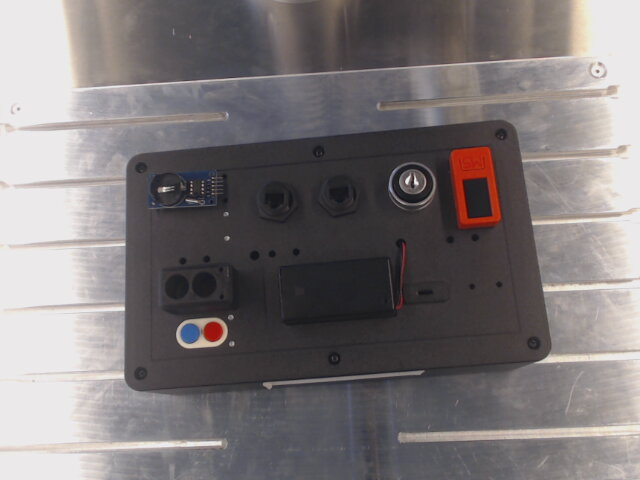
#> input picture Computer Vision/WebCam/pic2.jpg, 640 x 480 px
$ python ImageProgressing.py
#> lines starting #> are read from the running program, lines starting #| are printed output that depends on the picture; after the words box and inside, x2 and y2 are one past the last pixel; in counts of white or black regions, pixels touching at a corner belong together
### Computer Vision/function.py
import numpy as np
import cv2 as cv
import math
from math import sqrt, pow

# Rescale Function:
def rescaleFrame(frame, scale):
    width     = int(frame.shape[1] * scale)
    height    = int(frame.shape[0] * scale)
    dimension = (width, height)

    return cv.resize(frame, dimension, interpolation = cv.INTER_AREA)

# Find distance from 2 points:
def distance(p1,p2):
    distance_1 = sqrt(pow(p1[0]-p2[0],2)+pow(p1[1]-p2[1],2))
    return distance_1

#find nearest point
# [6 lines left out: function findnNear, not called in this run]


def findCordinate(positions, img):
    min_y_idx = np.argmin(positions[:, 0, 1])

    # find y max:
    max_y_idx = np.argmax(positions[:, 0, 1])

    # find x max:
    max_x_idx = np.argmax(positions[:, 0, 0])

    # Get coordinates of point with minimum y value
    min_y_point = positions[min_y_idx][0]
    max_y_point = positions[max_y_idx][0]
    max_x_point = positions[max_x_idx][0]

    # Find the height and width
    height, width = img.shape[:2]

    arrayDistance_0 = []
    arrayDistance_1 = []
    arrayDistance_2 = []
    arrayDistance_3 = []

    # distance from 0 0
    for i in positions:
        arrayDistance_0.append(distance([0, 0], i[0]))

    # distance from 0 0
    for i in positions:
        arrayDistance_1.append(distance([width, 0], i[0]))

    # distance from 0 0
    for i in positions:
        arrayDistance_2.append(distance([width,height], i[0]))

    # distance from 0 0
    for i in positions:
        arrayDistance_3.append(distance([0,height], i[0]))

    random_point_0 = positions[np.argmin(arrayDistance_0)][0]
    random_point_1 = positions[np.argmin(arrayDistance_1)][0]
    random_point_2 = positions[np.argmin(arrayDistance_2)][0]
    random_point_3 = positions[np.argmin(arrayDistance_3)][0]

    newArray = [random_point_0, random_point_1, random_point_2, random_point_3]

    return newArray

#Draw a rectangle for 4 points
def drawRec(img, array):
    cv.line(img, tuple(array[0]), tuple(array[1]), (235, 97, 35), 3)
    cv.line(img, tuple(array[1]), tuple(array[2]), (235, 97, 35), 3)
    cv.line(img, tuple(array[2]), tuple(array[3]), (235, 97, 35), 3)
    cv.line(img, tuple(array[3]), tuple(array[0]), (235, 97, 35), 3)


#Displace 4 points:
# [20 lines left out: functions displacePoints, findMiddle, arrayMidPoint, not called in this run]

#displace 1 points
def displacePoint(img, point):
    cv.circle(img, tuple(point),10,(0,0,255),thickness = 3)

#find a edge near an edge
# [13 lines left out: function findEdgeNear, not called in this run]


### Computer Vision/ImageProgressing.py
#Import Library used in the project:

import numpy as np
import cv2 as cv
import math
from math import sqrt, pow
from function import*

#Import picture:
img = cv.imread('WebCam/pic2.jpg')
#> img is the input picture: shape (480, 640, 3); mean B, G, R 119.3, 118.1, 123.8

#Get the height of the figure => so that we can calculate the scale

#Scale the figure down for good resolution:
scale = 1-((img.shape[0]-336)/img.shape[0])
#> scale = 0.7
#Formating the img

img = rescaleFrame(img,scale)

print("Height: ", img.shape[0])
#| Height:  336
print("Width: ", img.shape[1])
#| Width:  448

cv.imshow('news',img)

# Create a blank with the same size of the figure
blank = np.zeros(img.shape, dtype = 'uint8')

# Convert the figure into gray
gray = cv.cvtColor(img, cv.COLOR_BGR2GRAY)
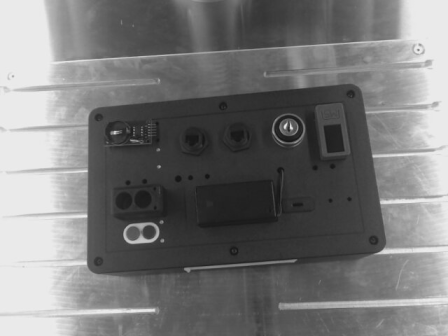
#> gray: shape (336, 448); min 20, max 237, mean 120

# Define the brightness level (-100 to 100)
brightness = 100

# Create a matrix of zeros with the same shape and type as the input image
gray = np.zeros_like(img)

# Subtract the brightness level from each pixel value
gray = cv.convertScaleAbs(img, alpha=1, beta=brightness)
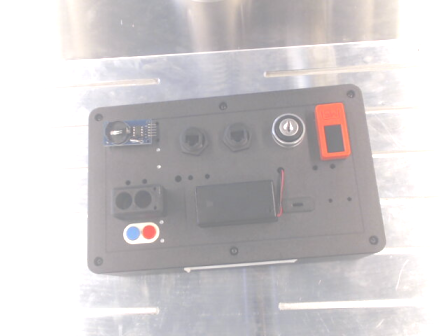
#> gray: shape (336, 448, 3); mean B, G, R 204.3, 202.7, 206.5

# Blur before apple the canny function
gray= cv.GaussianBlur(gray, (5, 5), 0)

# canny edge
canny = cv.Canny(gray, 100,250)
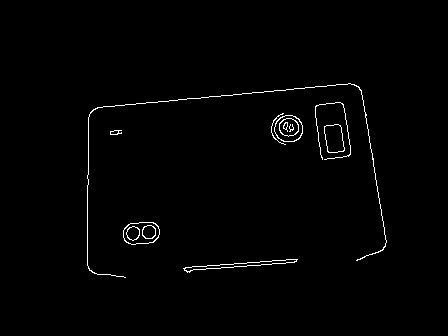
#> canny: shape (336, 448); 1.1% white in thin lines or dots, all inside (x1, y1, x2, y2) = (87, 83, 387, 278)

# Find non-zero pixel positions
positions = cv.findNonZero(canny)
#> positions = contour of 1657 points, box (x1, y1, x2, y2) (87, 83, 387, 278), area 932

# Find 4 coordinate point of a figure:
findCordinate(positions, img)
#> in findCordinate, `min_y_idx = np.argmin(positions[:, 0, 1])`: min_y_idx = 0
#> in findCordinate, `max_y_idx = np.argmax(positions[:, 0, 1])`: max_y_idx = 1655
#> in findCordinate, `max_x_idx = np.argmax(positions[:, 0, 0])`: max_x_idx = 1270
#> in findCordinate, `min_y_point = positions[min_y_idx][0]`: min_y_point = [348, 83]
#> in findCordinate, `max_y_point = positions[max_y_idx][0]`: max_y_point = [124, 277]
#> in findCordinate, `max_x_point = positions[max_x_idx][0]`: max_x_point = [386, 240]
#> the loop in findCordinate, `for i in positions:` made 1657 passes
#> (i, distance_1 in distance) on passes 1 to 3: ([[348, 83]], 357.8), ([[349, 83]], 358.7), ([[350, 83]], 359.7)
#> after the loop in findCordinate, `for i in positions:`: arrayDistance_0 = 1657 values, max 456.9 at index 1316, min 143.3 at index 329, mean 310.5
#> the loop in findCordinate, `for i in positions:` made 1657 passes
#> (i, distance_1 in distance) on passes 1 to 3: ([[348, 83]], 130), ([[349, 83]], 129.2), ([[350, 83]], 128.4)
#> after the loop in findCordinate, `for i in positions:`: arrayDistance_1 = 1657 values, max 449.2 at index 1604, min 124.5 at index 57, mean 276.3
#> the loop in findCordinate, `for i in positions:` made 1657 passes
#> (i, distance_1 in distance) on passes 1 to 3: ([[348, 83]], 272), ([[349, 83]], 271.7), ([[350, 83]], 271.3)
#> after the loop in findCordinate, `for i in positions:`: arrayDistance_2 = 1657 values, max 422.3 at index 345, min 108.4 at index 1328, mean 277.7
#> the loop in findCordinate, `for i in positions:` made 1657 passes
#> (i, distance_1 in distance) on passes 1 to 3: ([[348, 83]], 430.2), ([[349, 83]], 431.1), ([[350, 83]], 431.9)
#> after the loop in findCordinate, `for i in positions:`: arrayDistance_3 = 1657 values, max 436.9 at index 57, min 110.8 at index 1604, mean 300.1
#> in findCordinate, `random_point_0 = positions[np.argmin(arrayDistance_0)][0]`: random_point_0 = [93, 109]
#> in findCordinate, `random_point_1 = positions[np.argmin(arrayDistance_1)][0]`: random_point_1 = [359, 87]
#> in findCordinate, `random_point_2 = positions[np.argmin(arrayDistance_2)][0]`: random_point_2 = [382, 250]
#> in findCordinate, `random_point_3 = positions[np.argmin(arrayDistance_3)][0]`: random_point_3 = [89, 270]
#> in findCordinate, `newArray = [random_point_0, random_point_1, random_point_2, random_poi..`: newArray = [[93, 109], [359, 87], [382, 250], [89, 270]]

# Draw a rectangle for 4 coorditane
drawRec(img, findCordinate(positions, img))
#> the loop in findCordinate (call 2), `for i in positions:` made 1657 passes
#> the loop in findCordinate (call 2), `for i in positions:` made 1657 passes
#> the loop in findCordinate (call 2), `for i in positions:` made 1657 passes
#> the loop in findCordinate (call 2), `for i in positions:` made 1657 passes
#> in drawRec, `cv.line(img, tuple(array[3]), tuple(array[0]), (235, 97, 35), 3)`:
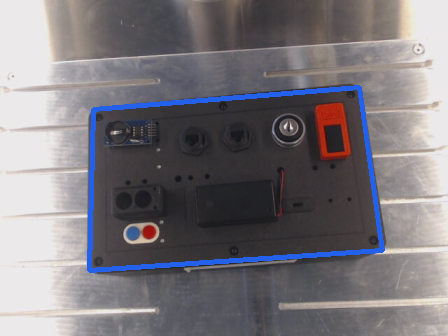
#> img: shape (336, 448, 3); mean B, G, R 124.2, 119.1, 122.8

#The function findCordinate() is store the value of 4 specific points
array = findCordinate(positions, img)

# findEdgeNear(canny, array[0], img, array)
for point in array:
    print(point)
#> this loop made 4 passes
#| [ 93 109]
#| [359  87]
#| [382 250]
#| [ 89 270]

cv.imshow('new horisan', img)
cv.imshow('hello', canny)
cv.waitKey(0)
cv.destroyAllWindows()

$ run again, with Computer Vision/WebCam/pic5.jpg copied over Computer Vision/WebCam/pic2.jpg
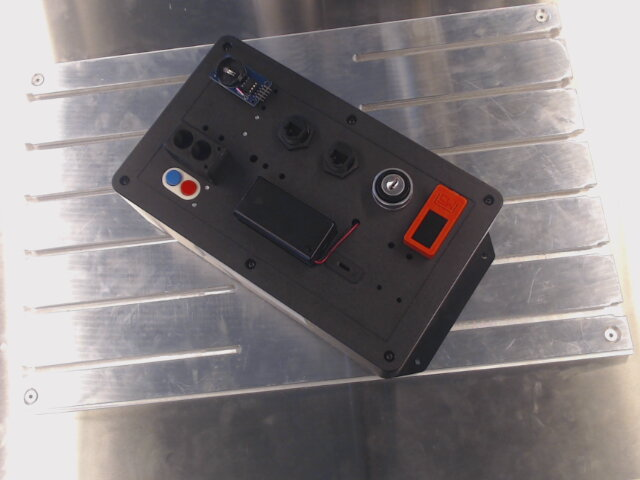
#> input picture Computer Vision/WebCam/pic5.jpg, 640 x 480 px
#> img is the input picture: shape (480, 640, 3); mean B, G, R 125.7, 124.1, 129.6
#| Height:  336
#| Width:  448
#> `canny = cv.Canny(gray, 100,250)`:
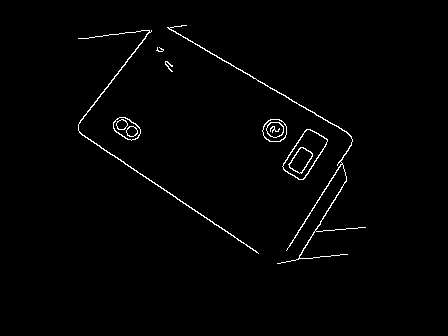
#> canny: shape (336, 448); 1.3% white in thin lines or dots, all inside (x1, y1, x2, y2) = (78, 25, 366, 264)
#> positions = contour of 1954 points, box (x1, y1, x2, y2) (78, 25, 366, 264), area 1880
#> min_y_idx = 0
#> max_y_idx = 1950
#> max_x_idx = 1700
#> min_y_point = [181, 25]
#> max_y_point = [277, 263]
#> max_x_point = [365, 227]
#> the loop in findCordinate, `for i in positions:` made 1954 passes
#> (i, distance_1 in distance) on passes 1 to 3: ([[181, 25]], 182.7), ([[182, 25]], 183.7), ([[183, 25]], 184.7)
#> after the loop in findCordinate, `for i in positions:`: arrayDistance_0 = 1954 values, max 430 at index 1885, min 86.76 at index 121, mean 280.4
#> the loop in findCordinate, `for i in positions:` made 1954 passes
#> (i, distance_1 in distance) on passes 1 to 3: ([[181, 25]], 268.2), ([[182, 25]], 267.2), ([[183, 25]], 266.2)
#> after the loop in findCordinate, `for i in positions:`: arrayDistance_1 = 1954 values, max 392.2 at index 773, min 166 at index 819, mean 270.9
#> the loop in findCordinate, `for i in positions:` made 1954 passes
#> (i, distance_1 in distance) on passes 1 to 3: ([[181, 25]], 409.9), ([[182, 25]], 409.2), ([[183, 25]], 408.6)
#> after the loop in findCordinate, `for i in positions:`: arrayDistance_2 = 1954 values, max 475.1 at index 121, min 130.1 at index 1885, mean 292
#> the loop in findCordinate, `for i in positions:` made 1954 passes
#> (i, distance_1 in distance) on passes 1 to 3: ([[181, 25]], 359.8), ([[182, 25]], 360.3), ([[183, 25]], 360.8)
#> after the loop in findCordinate, `for i in positions:`: arrayDistance_3 = 1954 values, max 404 at index 930, min 212.6 at index 1242, mean 316.7
#> random_point_0 = [78, 38]
#> random_point_1 = [346, 131]
#> random_point_2 = [347, 254]
#> random_point_3 = [125, 164]
#> newArray = [[78, 38], [346, 131], [347, 254], [125, 164]]
#> the loop in findCordinate (call 2), `for i in positions:` made 1954 passes
#> the loop in findCordinate (call 2), `for i in positions:` made 1954 passes
#> the loop in findCordinate (call 2), `for i in positions:` made 1954 passes
#> the loop in findCordinate (call 2), `for i in positions:` made 1954 passes
#> in drawRec, `cv.line(img, tuple(array[3]), tuple(array[0]), (235, 97, 35), 3)`:
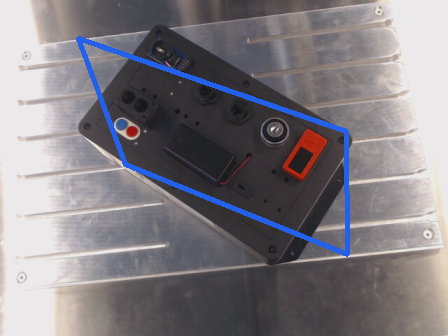
#> img: shape (336, 448, 3); mean B, G, R 129.8, 124.6, 128.4
#> the loop `for point in array:` made 4 passes
#> (printed output is left out)
